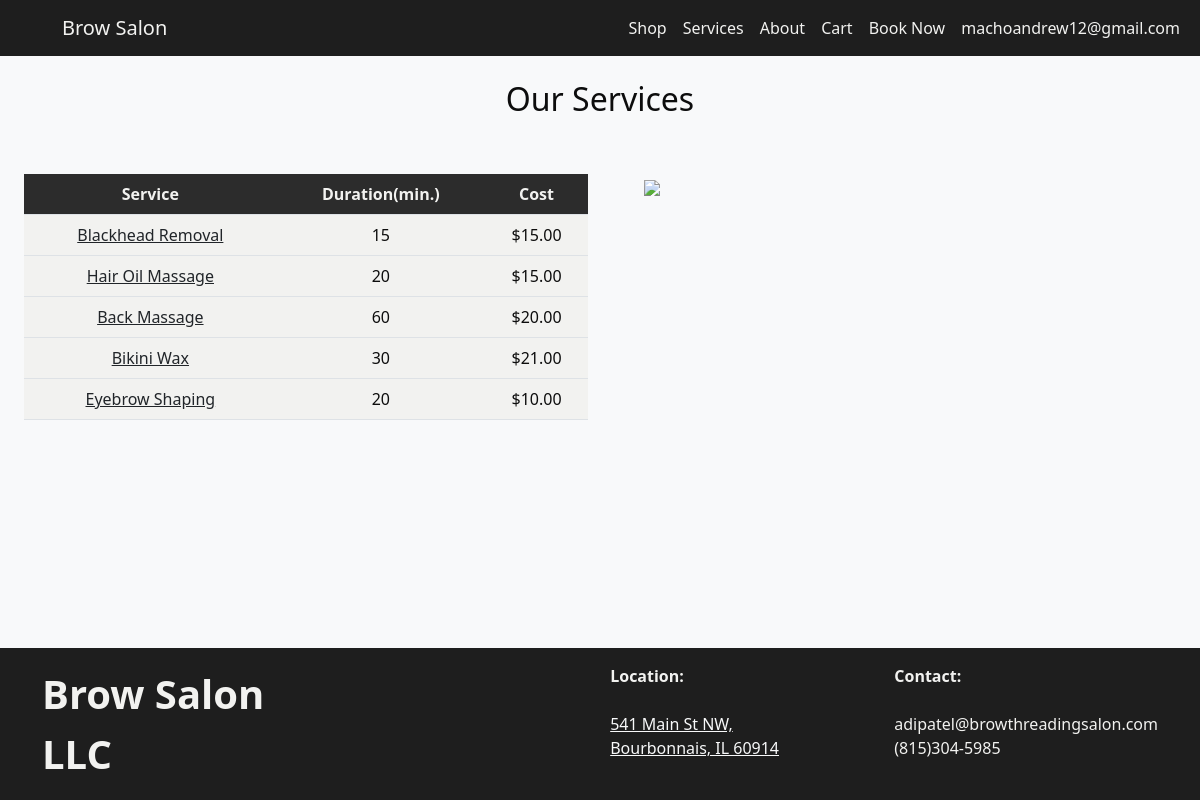
Screenshot of /services/ (signed in) with the database file from the repository.
### salon/models.py (models this page shows)
class Service(models.Model):
    name = models.CharField(max_length=100)  # Service name
    duration = models.PositiveIntegerField()  # Duration in minutes
    cost = models.DecimalField(max_digits=6, decimal_places=2) # Cost of Service

### salon/views.py (the view)
# urls.py: path("services/", views.services, name="services"),
def services(request):
    all_services = Service.objects.all()
    return render(request, 'services.html', {'services':all_services})

### salon/templates/services.html (shortened to what this page needs)
{% extends "base.html" %}
{% block content %}
<h2 class="text-center container-fluid">Our Services</h2><br><br>
<div class="container-fluid">
  <div class="row">
      <div class="col-sm">
        <table class="table text-center container-fluid">
            <thead>
              <tr>
                <th scope="col">Service</th>
                <th scope="col">Duration(min.)</th>
                <th scope="col">Cost</th>
              </tr>
            </thead>
            <tbody>
            {% for service in services %}
              <tr class="text-center">
                <td><a class="text-dark" href="{% url 'booking' %}">{{service.name}}</a></td>
                <td>{{service.duration}}</td>
                <td>${{service.cost}}</td>
              </tr>
            {% endfor %}
            </tbody>
        </table>
      </div>
      <div class="col-sm text-center">
        <img class="img img-fluid text-center" style="max-width: 500px; width: 100%;"  src="https://img.freepik.com/free-photo/woman-going-through-microblading-treatment_23-2149103138.jpg">
      </div>
    </div>
  </div>
  <div class="clear" style=" clear: both; height: 238px;"></div>
{% endblock %}

### salon/templates/base.html (shortened to what this page needs)
<!doctype html>
<html lang="en">
  <head>
    <link href="https://cdn.jsdelivr.net/npm/bootstrap@5.3.3/dist/css/bootstrap.min.css" rel="stylesheet">
  </head>
  <body class="bg-light">
    <nav class=" navbar navbar-expand-lg navbar-dark sticky-top" role="navigation">
      <div class="container-fluid">
          <a class="navbar-brand text-light" href="{% url 'index' %}" style="text-indent: 50px;">Brow Salon</a>
          <div class="navbar-nav ms-auto">
            <a class="p-2 nav-item nav-link text-light" href="{% url 'shop' %}">Shop</a>
            <a class="p-2 nav-item nav-link text-light" href="{% url 'services' %}">Services</a>
            <a class="p-2 nav-item nav-link text-light" href="{% url 'about' %}">About</a>
            {% if user.is_authenticated %}
              <a class="p-2 nav-item nav-link text-light" href="{% url 'view_cart' %}">Cart</a>
            {% endif %}
            <a class="p-2 nav-item nav-link text-light" href="{% url 'booking' %}">Book Now</a>
            {% if user.is_authenticated %}
              <a class="p-2 nav-item nav-link text-light" href="{% url 'profile' %}">{{request.user.username}}</a>
            {% else %}
              <a class="p-2 nav-item nav-link text-light" href="{% url 'login_page' %}">Sign up/Login</a>
            {% endif %}
          </div>
        </div>
    </nav>
    <div id="content" class="container-fluid mt-4">
      {% block content %}{% endblock %}
    </div>
    <footer class="fixed-bottom footer bg-light text-center py-3 mt-5">
      <div class="container">
          <div class="row">
            <div class="col-sm text-start fw-bold fs-1">Brow Salon LLC</div>
            <div class="col-sm"></div>
            <div class="col-sm text-start">
              <div class="fw-bold">Location:</div>
              <br><a href="https://maps.app.goo.gl/2ETaq5atgXUMQaVm8" class="link-light">541 Main St NW,<br>Bourbonnais, IL 60914</a></div>
            <div class="col-sm text-start">
              <div class="fw-bold">Contact:</div>
              <br>adipatel@browthreadingsalon.com<br>(815)304-5985</div>
          </div>
      </div>
    </footer>
  </body>
</html>

### salon/templates/base.html (style rules this page uses)
body { background-color: #f2f2f0; color: #0d0d0d; }
.navbar { background-color: #1E1E1E !important; }
.navbar .nav-link, .navbar .navbar-brand { color: #f2f2f0 !important; }
.footer { background-color: #1E1E1E !important; color: #f2f2f0 !important; }
.table { background-color: #bde8f1 !important; color: #0d0d0d !important; }
.table th { background-color: #2C2C2C !important; color: #f2f2f0 !important; }
.table td { background-color: #f2f2f0 !important; color: #0d0d0d !important; }
.img { display: inline-block; width:100%; max-width:400px; }
#content { height: 50vh; }

### rows the page displays
Service: name "Blackhead Removal", duration "15", cost "15.00"
Service: name "Hair Oil Massage", duration "20", cost "15.00"
Service: name "Back Massage", duration "60", cost "20.00"
Service: name "Bikini Wax", duration "30", cost "21.00"
Service: name "Eyebrow Shaping", duration "20", cost "10.00"

### other values shown
{{ request.user.username }} "machoandrew12@gmail.com"
